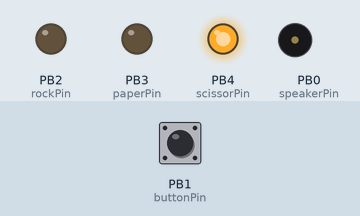
Recording of a sketch running on a simulated ATtiny85, built with avr-gcc and run on an emulated ATtiny85. Shown: output pins drawn as LEDs (lit = HIGH), buzzer (waves = sounding). Inputs (shaded band) come from the test bench; at power-on: PB1 (buttonPin) LOW. Random numbers use the default seed unless the sketch sets one.

Above: at 1.2 s.
1.3 s: PB1 (buttonPin) pulled HIGH for 0.15 s
At 1.7 s:
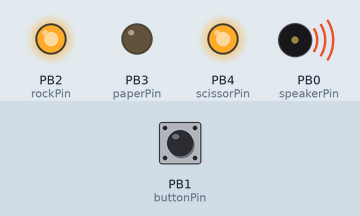
At 5.2 s:
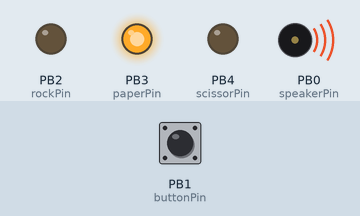
Timing chart, 0 to 12.0 s (numbered marks = the images above; inputs shaded):
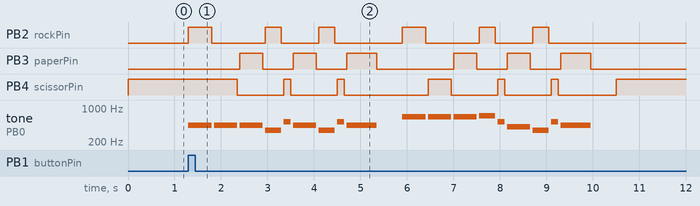

The sketch:

robo_shambo.ino
```cpp
//This is a simple homemade game of rock paper scissors
//It uses a digispark running at 16.5MHz on the microneucleus bootloader
//It is glitchy to upload. You'll need a USB 2.0 hub, new 3.0 hubs haven't worked for me.

// constants won't change. They're used here to
// set pin numbers and values for musical tones

const int c = 261;
const int d = 294;
const int e = 329;
const int f = 349;
const int g = 391;
const int gS = 415;
const int a = 440;
const int aS = 455;
const int b = 466;
const int cH = 523;
const int cSH = 554;
const int dH = 587;
const int dSH = 622;
const int eH = 659;
const int fH = 698;
const int fSH = 740;
const int gH = 784;
const int gSH = 830;
const int aH = 880;

int buttoncounter = 0; // integer value for storing how many times the game start reed switch has been actuated
int counter = 0; // integer value for storing the counter for making muzak
const int speakerPin = 0; // PWM pin for speaker on the digispark it's pin P0
const int buttonPin = 1; // the number of the button pin P1
const int rockPin = 2; // the number of the ROCK LED pin P2
const int paperPin = 3; // the number of the PAPER LED pin P3
const int scissorPin = 4; // the number of the SCISSOR LED pin P4
int buttonState = 0; // variable for reading the pushbutton status
int RPSval = 0; // variable for storing the button state modulo as to display canned rock paper scissor routine


void setup()
{
    // initialize the LED pin as outputs or inputs:
    pinMode(speakerPin, OUTPUT);
    pinMode(rockPin, OUTPUT);
    pinMode(paperPin, OUTPUT);
    pinMode(scissorPin, OUTPUT);
    pinMode(buttonPin, INPUT);
}

void beep(int note, int duration) // sub program that the main progam calls on to make muzak
{
    //Play tone on buzzerPin
    tone(speakerPin, note, duration); // tell the microcontroller to output a PWM signal on pin P0 set to whatever value 'note' is set to for however long 'duration' is set to
    if (counter % 3 == 0) // this makes the lights turn on in time to the muzak
    {
        digitalWrite(rockPin, HIGH);
        delay(duration);
        digitalWrite(rockPin, LOW);
    }
    if ( counter % 3 == 1)
    {
        digitalWrite(scissorPin, HIGH);
        delay(duration);
        digitalWrite(scissorPin, LOW);
    }
    if ( counter % 3 == 2)
    {
        digitalWrite(paperPin, HIGH);
        delay(duration);
        digitalWrite(paperPin, LOW);
    }

    //Stop tone on buzzerPin
    noTone(speakerPin);

    delay(50);

    //Increment counter
    counter++;
}

void firstSection() // this is the first little ditty of the Star Wars Imperial March
{
    beep(a, 500);
    beep(a, 500);
    beep(a, 500);
    beep(f, 350);
    beep(cH, 150);
    beep(a, 500);
    beep(f, 350);
    beep(cH, 150);
    beep(a, 650);

    delay(500);

    beep(eH, 500);
    beep(eH, 500);
    beep(eH, 500);
    beep(fH, 350);
    beep(cH, 150);
    beep(gS, 500);
    beep(f, 350);
    beep(cH, 150);
    beep(a, 650);

    delay(500);
}

void loop() // this is the main program that keeps looping over and over // read the state of the pushbutton value:
{
    buttonState = digitalRead(buttonPin);
    // check if the pushbutton is pressed.
    // if it is, the buttonState is HIGH:
    if (buttonState == HIGH)
    {
        buttoncounter ++; // adds 1 to the value of buttoncounter
        RPSval = buttoncounter % 4; // divides buttoncounter value by 4 and takes the remainder and sets it as the RPSval
        firstSection(); // runs the program above that plays the muzak
        digitalWrite(scissorPin, LOW); // makes sure all the lights are off after the muzak plays
        digitalWrite(paperPin, LOW);
        digitalWrite(rockPin, LOW);
    }
    if (RPSval == 0) { // if the RPSval is divisible by 4 exactly there is 0 remainder and the robo-shambo shows scissors
        digitalWrite(scissorPin, HIGH);
        digitalWrite(paperPin, LOW);
        digitalWrite(rockPin, LOW);
    }
    if (RPSval == 1) { // if the RPSval is disible by 4 with 1 remaining the robo-shambo shows scissors
        digitalWrite(scissorPin, HIGH);
        digitalWrite(paperPin, LOW);
        digitalWrite(rockPin, LOW);
    }
    if (RPSval == 2) {// if the RPSval is disible by 4 with 2 remaining the robo-shambo shows rock
        digitalWrite(rockPin, HIGH);
        digitalWrite(paperPin, LOW);
        digitalWrite(scissorPin, LOW);
    }
    if (RPSval == 3) { // if the RPSval is disible by 4 with 3 remaining the robo-shambo shows paper
        digitalWrite(paperPin, HIGH);
        digitalWrite(scissorPin, LOW);
        digitalWrite(rockPin, LOW);
    }
}
```

main.c
```cpp
//Why the fuck did they fuck with a good thing? Now I gotta download a buncha shit to use github? fuck it.
//This is a simple homemade game of rock paper scissors
//It uses a digispark running at 16.5MHz on the microneucleus bootloader
//It is glitchy to upload. You'll need a USB 2.0 hub, new 3.0 hubs haven't worked for me.

// constants won't change. They're used here to
// set pin numbers and values for musical tones

const int c   = 261;
const int d   = 294;
const int e   = 329;
const int f   = 349;
const int g   = 391;
const int gS  = 415;
const int a   = 440;
const int aS  = 455;
const int b   = 466;
const int cH  = 523;
const int cSH = 554;
const int dH  = 587;
const int dSH = 622;
const int eH  = 659;
const int fH  = 698;
const int fSH = 740;
const int gH  = 784;
const int gSH = 830;
const int aH  = 880;

const int speakerPin = 0;	// PWM pin for speaker on the digispark it's pin P0
const int buttonPin  = 1;	// the number of the button pin P1
const int rockPin    = 2;	// the number of the ROCK LED pin P2
const int paperPin   = 3;	// the number of the PAPER LED pin P3
const int scissorPin = 4;	// the number of the SCISSOR LED pin P4

int buttoncounter = 0;		// integer value for storing how many times the game start reed switch has been actuated
int counter       = 0;		// integer value for storing the counter for making muzak
int buttonState   = 0;      // variable for reading the pushbutton status
int RPSval        = 0;		// variable for storing the button state modulo as to display canned rock paper scissor routine

void setup();
void beep(int note, int duration);
void firstSection();

void loop() { // this is the main program that keeps looping over and over
	buttonState = digitalRead(buttonPin);

	if (buttonState == HIGH) {
		RPSval = random(4);

		firstSection(); // runs the program above that plays the muzak
		digitalWrite(scissorPin, LOW); // makes sure all the lights are off after the muzak plays
		digitalWrite(paperPin,   LOW);
		digitalWrite(rockPin,    LOW);
	}

	switch (RPSval) {
		case 0:
			digitalWrite(scissorPin, HIGH);
			digitalWrite(paperPin, LOW);
			digitalWrite(rockPin, LOW);
			break;
		case 1:
			digitalWrite(scissorPin, HIGH);
			digitalWrite(paperPin, LOW);
			digitalWrite(rockPin, LOW);
			break;
		case 2:
			digitalWrite(rockPin, HIGH);
			digitalWrite(paperPin, LOW);
			digitalWrite(scissorPin, LOW);
			break;
		case 3:
			digitalWrite(paperPin, HIGH);
			digitalWrite(scissorPin, LOW);
			digitalWrite(rockPin, LOW);
			break;
	}
}

void setup() {
	// Seeds the randomizer based on initial state
	randomSeed(analogRead(0));
	// initialize the LED pin as outputs or inputs:
	pinMode(speakerPin, OUTPUT);
	pinMode(rockPin,    OUTPUT);
	pinMode(paperPin,   OUTPUT);
	pinMode(scissorPin, OUTPUT);
	pinMode(buttonPin,  INPUT);
}

void beep(int note, int duration) { // sub program that the main progam calls on to make muzak
	tone(speakerPin, note, duration); // tell the microcontroller to output a PWM signal on pin P0 set to whatever value 'note' is set to for however long 'duration' is set to

	counter = random(3);
	switch (counter) {
		case 0:
			digitalWrite(rockPin, HIGH);
			delay(duration);
			digitalWrite(rockPin, LOW);
			break;
		case 1:
			digitalWrite(scissorPin, HIGH);
			delay(duration);
			digitalWrite(scissorPin, LOW);
			break;
		case 2:
			digitalWrite(paperPin, HIGH);
			delay(duration);
			digitalWrite(paperPin, LOW);
			break;
	}

	//Stop tone on buzzerPin
	noTone(speakerPin);
	delay(50);
}

void firstSection() { // this is the first little ditty of the Star Wars Imperial March
	beep(a,  500);
	beep(a,  500);
	beep(a,  500);
	beep(f,  350);
	beep(cH, 150);
	beep(a,  500);
	beep(f,  350);
	beep(cH, 150);
	beep(a,  650);

	delay(500);

	beep(eH, 500);
	beep(eH, 500);
	beep(eH, 500);
	beep(fH, 350);
	beep(cH, 150);
	beep(gS, 500);
	beep(f,  350);
	beep(cH, 150);
	beep(a,  650);

	delay(500);
}
```

Measured:
- after the input at 1.3 s, PB2 (rockPin): LOW → HIGH at once, → LOW 0.50 s later, → HIGH 1.2 s later, → LOW 0.35 s later, … (12 changes in this stretch); PB3 (paperPin): LOW → HIGH after 1.1 s, → LOW 0.50 s later, → HIGH 0.65 s later, → LOW 0.50 s later, … (12 changes in this stretch)
